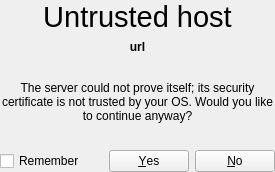
<?xml version="1.0" encoding="UTF-8"?>
<ui version="4.0">
 <class>SslHandshakeView</class>
 <widget class="QWidget" name="SslHandshakeView">
  <property name="geometry">
   <rect>
    <x>0</x>
    <y>0</y>
    <width>275</width>
    <height>172</height>
   </rect>
  </property>
  <property name="windowTitle">
   <string>Untrusted host</string>
  </property>
  <layout class="QGridLayout" name="gridLayout">
   <property name="leftMargin">
    <number>0</number>
   </property>
   <property name="topMargin">
    <number>0</number>
   </property>
   <property name="rightMargin">
    <number>0</number>
   </property>
   <property name="bottomMargin">
    <number>0</number>
   </property>
   <item row="2" column="0" colspan="2">
    <widget class="QLabel" name="message">
     <property name="sizePolicy">
      <sizepolicy hsizetype="Minimum" vsizetype="MinimumExpanding">
       <horstretch>0</horstretch>
       <verstretch>0</verstretch>
      </sizepolicy>
     </property>
     <property name="text">
      <string>The server could not prove itself; its security certificate is not trusted by your OS. Would you like to continue anyway?</string>
     </property>
     <property name="alignment">
      <set>Qt::AlignCenter</set>
     </property>
     <property name="wordWrap">
      <bool>true</bool>
     </property>
    </widget>
   </item>
   <item row="1" column="0" colspan="2">
    <widget class="QLabel" name="authUrlLabel">
     <property name="sizePolicy">
      <sizepolicy hsizetype="Expanding" vsizetype="Preferred">
       <horstretch>0</horstretch>
       <verstretch>0</verstretch>
      </sizepolicy>
     </property>
     <property name="font">
      <font>
       <weight>75</weight>
       <bold>true</bold>
      </font>
     </property>
     <property name="text">
      <string>url</string>
     </property>
     <property name="alignment">
      <set>Qt::AlignCenter</set>
     </property>
    </widget>
   </item>
   <item row="5" column="1">
    <widget class="QDialogButtonBox" name="buttonBox">
     <property name="sizePolicy">
      <sizepolicy hsizetype="Maximum" vsizetype="Fixed">
       <horstretch>0</horstretch>
       <verstretch>0</verstretch>
      </sizepolicy>
     </property>
     <property name="standardButtons">
      <set>QDialogButtonBox::No|QDialogButtonBox::Yes</set>
     </property>
     <property name="centerButtons">
      <bool>true</bool>
     </property>
    </widget>
   </item>
   <item row="0" column="0" colspan="2">
    <widget class="QLabel" name="userTitle">
     <property name="sizePolicy">
      <sizepolicy hsizetype="Preferred" vsizetype="Maximum">
       <horstretch>0</horstretch>
       <verstretch>0</verstretch>
      </sizepolicy>
     </property>
     <property name="font">
      <font>
       <pointsize>22</pointsize>
      </font>
     </property>
     <property name="text">
      <string>Untrusted host</string>
     </property>
     <property name="textFormat">
      <enum>Qt::PlainText</enum>
     </property>
     <property name="scaledContents">
      <bool>false</bool>
     </property>
     <property name="alignment">
      <set>Qt::AlignCenter</set>
     </property>
    </widget>
   </item>
   <item row="5" column="0">
    <widget class="QCheckBox" name="rememberBox">
     <property name="sizePolicy">
      <sizepolicy hsizetype="Minimum" vsizetype="Fixed">
       <horstretch>0</horstretch>
       <verstretch>0</verstretch>
      </sizepolicy>
     </property>
     <property name="text">
      <string>Remember</string>
     </property>
    </widget>
   </item>
  </layout>
 </widget>
 <resources/>
 <connections/>
</ui>
